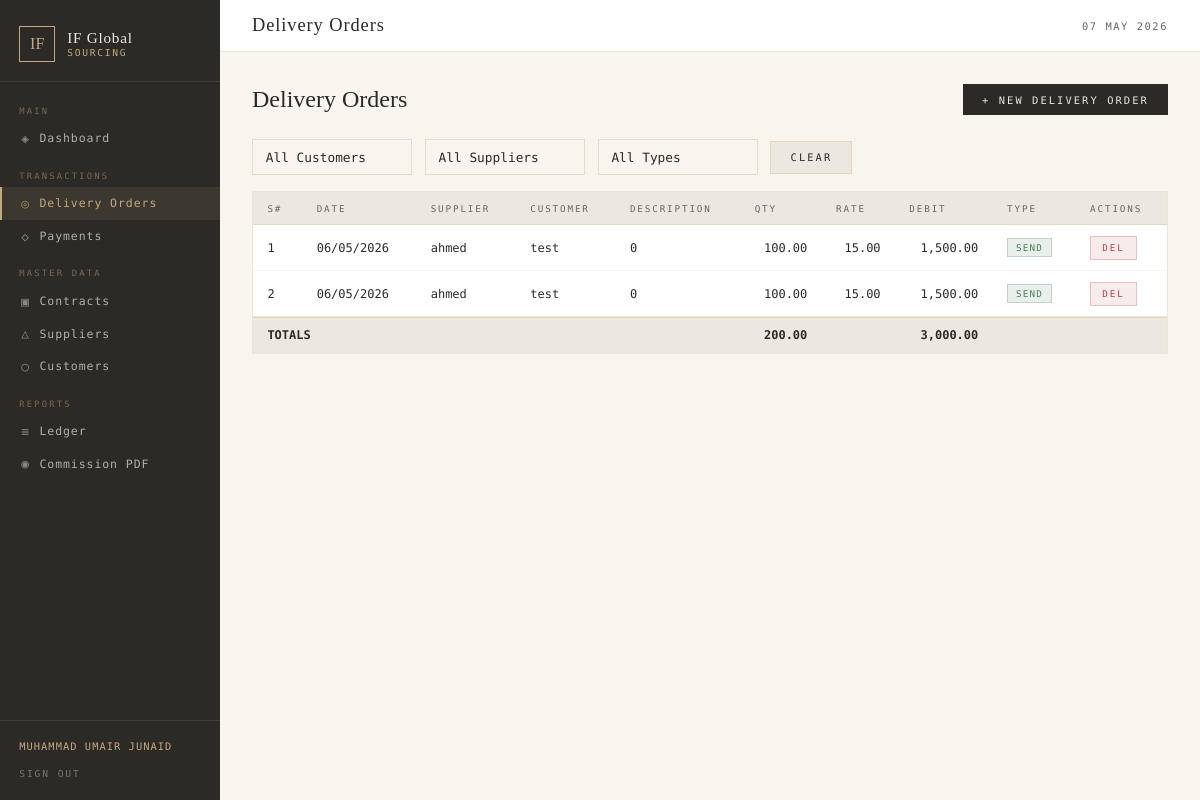
The page /pages/delivery_orders.php (signed in) on the database its author committed.
### tables this page shows
CREATE TABLE `delivery_orders` (
  `id` int(11) NOT NULL,
  `do_date` date NOT NULL,
  `contract_id` int(11) DEFAULT NULL,
  `supplier_id` int(11) DEFAULT NULL,
  `customer_id` int(11) DEFAULT NULL,
  `description` varchar(255) DEFAULT NULL,
  `qty` decimal(15,2) NOT NULL,
  `rate` decimal(15,2) NOT NULL,
  `debit` decimal(15,2) GENERATED ALWAYS AS (`qty` * `rate`) STORED,
  `type` enum('send','return') DEFAULT 'send',
  `created_at` timestamp NOT NULL DEFAULT current_timestamp()
);

CREATE TABLE `suppliers` (
  `id` int(11) NOT NULL,
  `name` varchar(150) NOT NULL,
  `description` text DEFAULT NULL,
  `phone` varchar(30) DEFAULT NULL,
  `address` text DEFAULT NULL,
  `created_at` timestamp NOT NULL DEFAULT current_timestamp()
);

CREATE TABLE `customers` (
  `id` int(11) NOT NULL,
  `name` varchar(150) NOT NULL,
  `description` text DEFAULT NULL,
  `phone` varchar(30) DEFAULT NULL,
  `address` text DEFAULT NULL,
  `created_at` timestamp NOT NULL DEFAULT current_timestamp()
);

### includes/auth.php (called while the page is built, shortened)
<?php
function getOwner() {
    return $_SESSION['owner'] ?? null;
}
?>

### pages/delivery_orders.php (the view, shortened to what this page needs)
<?php
require_once '../includes/auth.php';
require_once '../includes/db.php';
$pageTitle = 'Delivery Orders';
$activePage = 'delivery';
$where = "WHERE 1=1";
$orders = $conn->query("
  SELECT d.*, c.name as customer_name, s.name as supplier_name, ct.description as contract_desc
  FROM delivery_orders d
  LEFT JOIN customers c ON d.customer_id = c.id
  LEFT JOIN suppliers s ON d.supplier_id = s.id
  LEFT JOIN contracts ct ON d.contract_id = ct.id
  $where
  ORDER BY d.do_date DESC, d.id DESC
");
$totals = $conn->query("SELECT SUM(qty) as tqty, SUM(debit) as tdebit FROM delivery_orders d $where")->fetch_assoc();
require_once '../includes/header.php';
?>
<div class="page-header">
  <h1>Delivery Orders</h1>
  <button class="btn btn-primary" onclick="openModal('addModal')">+ New Delivery Order</button>
</div>
<form method="GET" class="filter-row">
  <select name="customer_id" class="form-control" onchange="this.form.submit()">
    <option value="">All Customers</option>
  </select>
  <select name="supplier_id" class="form-control" onchange="this.form.submit()">
    <option value="">All Suppliers</option>
  </select>
  <select name="type" class="form-control" onchange="this.form.submit()">
    <option value="">All Types</option>
  </select>
  <a href="delivery_orders.php" class="btn btn-secondary">Clear</a>
</form>
<div class="card">
  <div class="tbl-wrap">
    <table>
      <thead><tr>
        <th>S#</th><th>Date</th><th>Supplier</th><th>Customer</th><th>Description</th>
        <th>Qty</th><th>Rate</th><th>Debit</th><th>Type</th><th>Actions</th>
      </tr></thead>
      <tbody>
      <?php $i=1; while ($row = $orders->fetch_assoc()): ?>
        <tr>
          <td><?= $i++ ?></td>
          <td><?= date('d/m/Y', strtotime($row['do_date'])) ?></td>
          <td><?= htmlspecialchars($row['supplier_name'] ?? '—') ?></td>
          <td><?= htmlspecialchars($row['customer_name'] ?? '—') ?></td>
          <td><?= strip_tags($row['description'] ?? $row['contract_desc'] ?? '—') ?></td>
          <td class="td-num"><?= number_format($row['qty'], 2) ?></td>
          <td class="td-num"><?= number_format($row['rate'], 2) ?></td>
          <td class="td-num"><?= number_format($row['debit'], 2) ?></td>
          <td><span class="badge badge-<?= $row['type'] ?>"><?= $row['type'] ?></span></td>
          <td>
            <form method="POST" style="display:inline" onsubmit="return confirm('Delete?')">
              <button type="submit" class="btn btn-danger btn-sm">Del</button>
            </form>
          </td>
        </tr>
      <?php endwhile; ?>
      </tbody>
      <tfoot>
        <tr class="totals-row">
          <td colspan="5"><strong>TOTALS</strong></td>
          <td class="td-num"><strong><?= number_format($totals['tqty'] ?? 0, 2) ?></strong></td>
          <td></td>
          <td class="td-num"><strong><?= number_format($totals['tdebit'] ?? 0, 2) ?></strong></td>
          <td colspan="2"></td>
        </tr>
      </tfoot>
    </table>
  </div>
</div>
<?php require_once '../includes/footer.php'; ?>

### includes/header.php (shortened to what this page needs)
<!DOCTYPE html>
<html lang="en">
<head>
<link rel="stylesheet" href="/Global-Sourcing/css/app.css">
<link href="https://cdn.jsdelivr.net/npm/summernote@0.8.18/dist/summernote-lite.min.css" rel="stylesheet">
</head>
<body>
<nav class="sidebar">
  <div class="sidebar-brand">
    <div class="sb-logo">IF</div>
    <div>
      <div class="sb-name">IF Global</div>
      <div class="sb-sub">Sourcing</div>
    </div>
  </div>
  <div class="nav-section-label">Main</div>
  <a href="/Global-Sourcing/pages/dashboard.php" class="nav-link <?= ($activePage==='dashboard')?'active':'' ?>">
    <span class="nav-icon">◈</span> Dashboard
  </a>
  <div class="nav-section-label">Transactions</div>
  <a href="/Global-Sourcing/pages/delivery_orders.php" class="nav-link <?= ($activePage==='delivery')?'active':'' ?>">
    <span class="nav-icon">◎</span> Delivery Orders
  </a>
  <a href="/Global-Sourcing/pages/payments.php" class="nav-link <?= ($activePage==='payments')?'active':'' ?>">
    <span class="nav-icon">◇</span> Payments
  </a>
  <div class="nav-section-label">Master Data</div>
  <a href="/Global-Sourcing/pages/contracts.php" class="nav-link <?= ($activePage==='contracts')?'active':'' ?>">
    <span class="nav-icon">▣</span> Contracts
  </a>
  <a href="/Global-Sourcing/pages/suppliers.php" class="nav-link <?= ($activePage==='suppliers')?'active':'' ?>">
    <span class="nav-icon">△</span> Suppliers
  </a>
  <a href="/Global-Sourcing/pages/customers.php" class="nav-link <?= ($activePage==='customers')?'active':'' ?>">
    <span class="nav-icon">○</span> Customers
  </a>
  <div class="nav-section-label">Reports</div>
  <a href="/Global-Sourcing/pages/ledger.php" class="nav-link <?= ($activePage==='ledger')?'active':'' ?>">
    <span class="nav-icon">≡</span> Ledger
  </a>
  <a href="/Global-Sourcing/pages/commission_pdf.php" class="nav-link <?= ($activePage==='commission')?'active':'' ?>">
    <span class="nav-icon">◉</span> Commission PDF
  </a>
  <div class="sidebar-footer">
    <div class="owner-name"><?= htmlspecialchars(getOwner()['full_name'] ?? 'Owner') ?></div>
    <a href="/Global-Sourcing/logout.php" class="logout-btn">Sign Out</a>
  </div>
</nav>
<div class="main-wrap">
  <div class="top-bar">
    <div class="page-title-bar"><?= $pageTitle ?? '' ?></div>
    <div class="top-bar-right">
      <span class="date-display"><?= date('d M Y') ?></span>
    </div>
  </div>
  <div class="page-content">

### includes/footer.php (shortened to what this page needs)
  </div>
</div>
</body>
</html>

### rows shown on the page
delivery_orders: do_date "06/05/2026", supplier.name "ahmed", customer.name "test", description "0", qty "100.00", rate "15.00", debit "1,500.00", type "SEND"
delivery_orders: do_date "06/05/2026", supplier.name "ahmed", customer.name "test", description "0", qty "100.00", rate "15.00", debit "1,500.00", type "SEND"

### other values the page prints
getOwner()['full_name'] "MUHAMMAD UMAIR JUNAID"
$pageTitle "Delivery Orders"
$totals['tqty'] "200.00"
$totals['tdebit'] "3,000.00"
